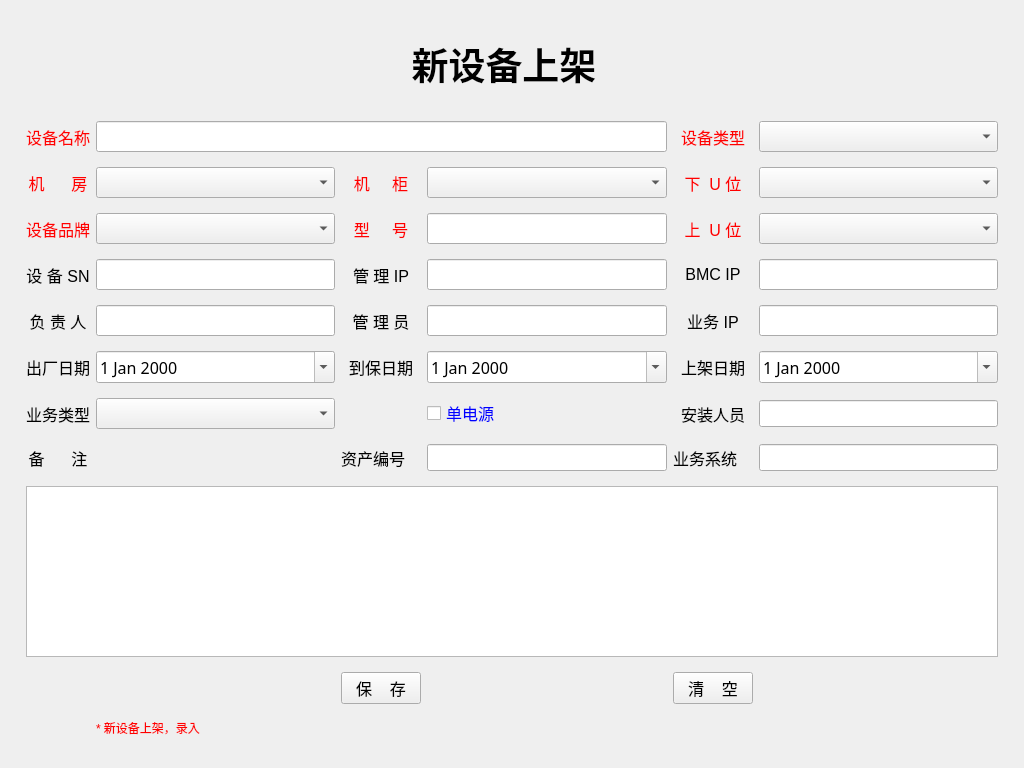
<?xml version="1.0" encoding="UTF-8"?>
<ui version="4.0">
 <class>up_shelf</class>
 <widget class="QWidget" name="up_shelf">
  <property name="geometry">
   <rect>
    <x>0</x>
    <y>0</y>
    <width>1024</width>
    <height>768</height>
   </rect>
  </property>
  <property name="windowTitle">
   <string>新设备上架安装</string>
  </property>
  <layout class="QVBoxLayout" name="verticalLayout">
   <item>
    <layout class="QGridLayout" name="gridLayout" rowstretch="2,1,1,1,1,1,1,1,1,4,2,0">
     <property name="leftMargin">
      <number>15</number>
     </property>
     <property name="topMargin">
      <number>10</number>
     </property>
     <property name="rightMargin">
      <number>15</number>
     </property>
     <property name="bottomMargin">
      <number>20</number>
     </property>
     <property name="verticalSpacing">
      <number>15</number>
     </property>
     <item row="5" column="4">
      <widget class="QLabel" name="lb_app_ip">
       <property name="font">
        <font>
         <pointsize>12</pointsize>
        </font>
       </property>
       <property name="text">
        <string>业务 IP</string>
       </property>
       <property name="alignment">
        <set>Qt::AlignCenter</set>
       </property>
      </widget>
     </item>
     <item row="4" column="0">
      <widget class="QLabel" name="lb_sn">
       <property name="font">
        <font>
         <pointsize>12</pointsize>
        </font>
       </property>
       <property name="styleSheet">
        <string notr="true"/>
       </property>
       <property name="text">
        <string>设 备 SN</string>
       </property>
       <property name="alignment">
        <set>Qt::AlignCenter</set>
       </property>
      </widget>
     </item>
     <item row="6" column="5">
      <widget class="QDateEdit" name="install_date">
       <property name="font">
        <font>
         <family>宋体</family>
         <pointsize>12</pointsize>
        </font>
       </property>
       <property name="calendarPopup">
        <bool>true</bool>
       </property>
       <property name="date">
        <date>
         <year>2000</year>
         <month>1</month>
         <day>1</day>
        </date>
       </property>
      </widget>
     </item>
     <item row="2" column="3">
      <widget class="QComboBox" name="cb_cabinet">
       <property name="font">
        <font>
         <family>宋体</family>
         <pointsize>12</pointsize>
        </font>
       </property>
       <property name="placeholderText">
        <string>点击选择机柜</string>
       </property>
      </widget>
     </item>
     <item row="6" column="4">
      <widget class="QLabel" name="lb_install_date">
       <property name="font">
        <font>
         <pointsize>12</pointsize>
        </font>
       </property>
       <property name="text">
        <string>上架日期</string>
       </property>
       <property name="alignment">
        <set>Qt::AlignCenter</set>
       </property>
      </widget>
     </item>
     <item row="10" column="2">
      <widget class="QPushButton" name="bt_save">
       <property name="font">
        <font>
         <pointsize>12</pointsize>
        </font>
       </property>
       <property name="text">
        <string>保    存</string>
       </property>
      </widget>
     </item>
     <item row="7" column="3">
      <widget class="QCheckBox" name="single_power">
       <property name="font">
        <font>
         <pointsize>12</pointsize>
         <bold>false</bold>
        </font>
       </property>
       <property name="styleSheet">
        <string notr="true">color:blue</string>
       </property>
       <property name="text">
        <string>单电源</string>
       </property>
      </widget>
     </item>
     <item row="2" column="0">
      <widget class="QLabel" name="lb_room">
       <property name="font">
        <font>
         <pointsize>12</pointsize>
        </font>
       </property>
       <property name="styleSheet">
        <string notr="true">color:red</string>
       </property>
       <property name="text">
        <string>机      房</string>
       </property>
       <property name="alignment">
        <set>Qt::AlignCenter</set>
       </property>
      </widget>
     </item>
     <item row="9" column="0" colspan="6">
      <widget class="QTextEdit" name="comments">
       <property name="font">
        <font>
         <family>宋体</family>
         <pointsize>12</pointsize>
         <bold>false</bold>
         <kerning>true</kerning>
        </font>
       </property>
      </widget>
     </item>
     <item row="5" column="2">
      <widget class="QLabel" name="lb_admin">
       <property name="font">
        <font>
         <pointsize>12</pointsize>
        </font>
       </property>
       <property name="text">
        <string>管 理 员</string>
       </property>
       <property name="alignment">
        <set>Qt::AlignCenter</set>
       </property>
      </widget>
     </item>
     <item row="0" column="2" colspan="2">
      <widget class="QLabel" name="label">
       <property name="font">
        <font>
         <family>宋体</family>
         <pointsize>28</pointsize>
         <bold>true</bold>
         <underline>false</underline>
        </font>
       </property>
       <property name="layoutDirection">
        <enum>Qt::LeftToRight</enum>
       </property>
       <property name="styleSheet">
        <string notr="true"/>
       </property>
       <property name="text">
        <string>新设备上架</string>
       </property>
       <property name="alignment">
        <set>Qt::AlignCenter</set>
       </property>
      </widget>
     </item>
     <item row="5" column="3">
      <widget class="QLineEdit" name="admin">
       <property name="font">
        <font>
         <family>宋体</family>
         <pointsize>12</pointsize>
        </font>
       </property>
      </widget>
     </item>
     <item row="1" column="4">
      <widget class="QLabel" name="lb_sort">
       <property name="font">
        <font>
         <pointsize>12</pointsize>
        </font>
       </property>
       <property name="styleSheet">
        <string notr="true">color:red</string>
       </property>
       <property name="text">
        <string>设备类型</string>
       </property>
       <property name="alignment">
        <set>Qt::AlignCenter</set>
       </property>
      </widget>
     </item>
     <item row="6" column="0">
      <widget class="QLabel" name="lb_fa_date">
       <property name="font">
        <font>
         <pointsize>12</pointsize>
        </font>
       </property>
       <property name="text">
        <string>出厂日期</string>
       </property>
       <property name="alignment">
        <set>Qt::AlignCenter</set>
       </property>
      </widget>
     </item>
     <item row="6" column="2">
      <widget class="QLabel" name="lb_last_date">
       <property name="font">
        <font>
         <pointsize>12</pointsize>
        </font>
       </property>
       <property name="text">
        <string>到保日期</string>
       </property>
       <property name="alignment">
        <set>Qt::AlignCenter</set>
       </property>
      </widget>
     </item>
     <item row="5" column="5">
      <widget class="QLineEdit" name="app_ip">
       <property name="font">
        <font>
         <family>宋体</family>
         <pointsize>12</pointsize>
        </font>
       </property>
      </widget>
     </item>
     <item row="3" column="3">
      <widget class="QLineEdit" name="model">
       <property name="font">
        <font>
         <family>宋体</family>
         <pointsize>12</pointsize>
        </font>
       </property>
      </widget>
     </item>
     <item row="2" column="5">
      <widget class="QComboBox" name="cb_down_position">
       <property name="font">
        <font>
         <family>宋体</family>
         <pointsize>12</pointsize>
        </font>
       </property>
       <property name="placeholderText">
        <string>点击选择U位</string>
       </property>
      </widget>
     </item>
     <item row="3" column="2">
      <widget class="QLabel" name="lb_mode">
       <property name="font">
        <font>
         <pointsize>12</pointsize>
        </font>
       </property>
       <property name="styleSheet">
        <string notr="true">color:red</string>
       </property>
       <property name="text">
        <string>型     号</string>
       </property>
       <property name="alignment">
        <set>Qt::AlignCenter</set>
       </property>
      </widget>
     </item>
     <item row="2" column="4">
      <widget class="QLabel" name="lb_down">
       <property name="font">
        <font>
         <pointsize>12</pointsize>
        </font>
       </property>
       <property name="styleSheet">
        <string notr="true">color:red</string>
       </property>
       <property name="text">
        <string>下  U 位</string>
       </property>
       <property name="alignment">
        <set>Qt::AlignCenter</set>
       </property>
      </widget>
     </item>
     <item row="2" column="1">
      <widget class="QComboBox" name="cb_room">
       <property name="font">
        <font>
         <family>宋体</family>
         <pointsize>12</pointsize>
        </font>
       </property>
       <property name="placeholderText">
        <string>点击选择机房</string>
       </property>
       <property name="duplicatesEnabled">
        <bool>false</bool>
       </property>
      </widget>
     </item>
     <item row="2" column="2">
      <widget class="QLabel" name="lb_cabinet">
       <property name="font">
        <font>
         <pointsize>12</pointsize>
        </font>
       </property>
       <property name="styleSheet">
        <string notr="true">color:red</string>
       </property>
       <property name="text">
        <string>机     柜</string>
       </property>
       <property name="alignment">
        <set>Qt::AlignCenter</set>
       </property>
      </widget>
     </item>
     <item row="10" column="4">
      <widget class="QPushButton" name="bt_clear">
       <property name="font">
        <font>
         <pointsize>12</pointsize>
        </font>
       </property>
       <property name="text">
        <string>清    空</string>
       </property>
      </widget>
     </item>
     <item row="6" column="3">
      <widget class="QDateEdit" name="end_ma_date">
       <property name="font">
        <font>
         <family>宋体</family>
         <pointsize>12</pointsize>
        </font>
       </property>
       <property name="calendarPopup">
        <bool>true</bool>
       </property>
       <property name="date">
        <date>
         <year>2000</year>
         <month>1</month>
         <day>1</day>
        </date>
       </property>
      </widget>
     </item>
     <item row="4" column="2">
      <widget class="QLabel" name="lb_mg_ip">
       <property name="font">
        <font>
         <pointsize>12</pointsize>
        </font>
       </property>
       <property name="text">
        <string>管 理 IP</string>
       </property>
       <property name="alignment">
        <set>Qt::AlignCenter</set>
       </property>
      </widget>
     </item>
     <item row="3" column="0">
      <widget class="QLabel" name="lb_factory">
       <property name="font">
        <font>
         <pointsize>12</pointsize>
        </font>
       </property>
       <property name="styleSheet">
        <string notr="true">color:red</string>
       </property>
       <property name="text">
        <string>设备品牌</string>
       </property>
       <property name="alignment">
        <set>Qt::AlignCenter</set>
       </property>
      </widget>
     </item>
     <item row="8" column="0">
      <widget class="QLabel" name="lb_comments">
       <property name="font">
        <font>
         <pointsize>12</pointsize>
         <bold>false</bold>
        </font>
       </property>
       <property name="text">
        <string>备      注</string>
       </property>
       <property name="alignment">
        <set>Qt::AlignCenter</set>
       </property>
      </widget>
     </item>
     <item row="1" column="5">
      <widget class="QComboBox" name="sort_name">
       <property name="font">
        <font>
         <family>宋体</family>
         <pointsize>12</pointsize>
        </font>
       </property>
       <property name="placeholderText">
        <string>点击选择类型</string>
       </property>
      </widget>
     </item>
     <item row="6" column="1">
      <widget class="QDateEdit" name="factory_date">
       <property name="font">
        <font>
         <family>宋体</family>
         <pointsize>12</pointsize>
        </font>
       </property>
       <property name="calendarPopup">
        <bool>true</bool>
       </property>
       <property name="date">
        <date>
         <year>2000</year>
         <month>1</month>
         <day>1</day>
        </date>
       </property>
      </widget>
     </item>
     <item row="3" column="4">
      <widget class="QLabel" name="lb_up">
       <property name="font">
        <font>
         <pointsize>12</pointsize>
        </font>
       </property>
       <property name="styleSheet">
        <string notr="true">color:red</string>
       </property>
       <property name="text">
        <string>上  U 位</string>
       </property>
       <property name="alignment">
        <set>Qt::AlignCenter</set>
       </property>
      </widget>
     </item>
     <item row="4" column="3">
      <widget class="QLineEdit" name="lmg_ip">
       <property name="font">
        <font>
         <family>宋体</family>
         <pointsize>12</pointsize>
        </font>
       </property>
      </widget>
     </item>
     <item row="1" column="0">
      <widget class="QLabel" name="lb_machine_name">
       <property name="font">
        <font>
         <pointsize>12</pointsize>
        </font>
       </property>
       <property name="styleSheet">
        <string notr="true">color:red</string>
       </property>
       <property name="text">
        <string>设备名称</string>
       </property>
       <property name="alignment">
        <set>Qt::AlignCenter</set>
       </property>
      </widget>
     </item>
     <item row="4" column="1">
      <widget class="QLineEdit" name="machine_sn">
       <property name="font">
        <font>
         <family>宋体</family>
         <pointsize>12</pointsize>
        </font>
       </property>
      </widget>
     </item>
     <item row="5" column="0">
      <widget class="QLabel" name="lb_machine_admin">
       <property name="font">
        <font>
         <pointsize>12</pointsize>
        </font>
       </property>
       <property name="text">
        <string>负 责 人</string>
       </property>
       <property name="alignment">
        <set>Qt::AlignCenter</set>
       </property>
      </widget>
     </item>
     <item row="5" column="1">
      <widget class="QLineEdit" name="machine_admin">
       <property name="font">
        <font>
         <family>宋体</family>
         <pointsize>12</pointsize>
        </font>
       </property>
      </widget>
     </item>
     <item row="3" column="1">
      <widget class="QComboBox" name="machine_factory">
       <property name="font">
        <font>
         <family>宋体</family>
         <pointsize>12</pointsize>
        </font>
       </property>
       <property name="placeholderText">
        <string>点击选择品牌</string>
       </property>
      </widget>
     </item>
     <item row="3" column="5">
      <widget class="QComboBox" name="cb_up_position">
       <property name="font">
        <font>
         <family>宋体</family>
         <pointsize>12</pointsize>
        </font>
       </property>
       <property name="placeholderText">
        <string>点击选择U位</string>
       </property>
      </widget>
     </item>
     <item row="1" column="1" colspan="3">
      <widget class="QLineEdit" name="machine_name">
       <property name="font">
        <font>
         <family>宋体</family>
         <pointsize>12</pointsize>
        </font>
       </property>
      </widget>
     </item>
     <item row="11" column="1" colspan="3">
      <widget class="QLabel" name="label_2">
       <property name="styleSheet">
        <string notr="true">color:red</string>
       </property>
       <property name="text">
        <string>* 新设备上架，录入</string>
       </property>
      </widget>
     </item>
     <item row="7" column="4">
      <widget class="QLabel" name="label_3">
       <property name="font">
        <font>
         <pointsize>12</pointsize>
        </font>
       </property>
       <property name="text">
        <string>安装人员</string>
       </property>
       <property name="alignment">
        <set>Qt::AlignCenter</set>
       </property>
      </widget>
     </item>
     <item row="7" column="5">
      <widget class="QLineEdit" name="le_operator">
       <property name="font">
        <font>
         <pointsize>12</pointsize>
        </font>
       </property>
      </widget>
     </item>
     <item row="8" column="2">
      <widget class="QLabel" name="label_4">
       <property name="font">
        <font>
         <pointsize>12</pointsize>
        </font>
       </property>
       <property name="text">
        <string>资产编号</string>
       </property>
      </widget>
     </item>
     <item row="8" column="4">
      <widget class="QLabel" name="label_5">
       <property name="font">
        <font>
         <pointsize>12</pointsize>
        </font>
       </property>
       <property name="text">
        <string>业务系统</string>
       </property>
      </widget>
     </item>
     <item row="8" column="3">
      <widget class="QLineEdit" name="le_asset_id">
       <property name="font">
        <font>
         <pointsize>12</pointsize>
        </font>
       </property>
      </widget>
     </item>
     <item row="8" column="5">
      <widget class="QLineEdit" name="le_system_name">
       <property name="font">
        <font>
         <pointsize>12</pointsize>
        </font>
       </property>
      </widget>
     </item>
     <item row="4" column="5">
      <widget class="QLineEdit" name="bmc_ip">
       <property name="font">
        <font>
         <family>宋体</family>
         <pointsize>12</pointsize>
        </font>
       </property>
      </widget>
     </item>
     <item row="4" column="4">
      <widget class="QLabel" name="lb_mg_ip_2">
       <property name="font">
        <font>
         <pointsize>12</pointsize>
        </font>
       </property>
       <property name="text">
        <string>BMC IP</string>
       </property>
       <property name="alignment">
        <set>Qt::AlignCenter</set>
       </property>
      </widget>
     </item>
     <item row="7" column="0">
      <widget class="QLabel" name="lb_work">
       <property name="font">
        <font>
         <pointsize>12</pointsize>
        </font>
       </property>
       <property name="text">
        <string>业务类型</string>
       </property>
       <property name="alignment">
        <set>Qt::AlignCenter</set>
       </property>
      </widget>
     </item>
     <item row="7" column="1">
      <widget class="QComboBox" name="cb_work_are">
       <property name="font">
        <font>
         <family>宋体</family>
         <pointsize>12</pointsize>
        </font>
       </property>
       <property name="currentIndex">
        <number>-1</number>
       </property>
       <property name="placeholderText">
        <string>点击选择业务类型</string>
       </property>
       <item>
        <property name="text">
         <string>1生产</string>
        </property>
       </item>
       <item>
        <property name="text">
         <string>2电渠</string>
        </property>
       </item>
       <item>
        <property name="text">
         <string>3灾备</string>
        </property>
       </item>
       <item>
        <property name="text">
         <string>4开发</string>
        </property>
       </item>
       <item>
        <property name="text">
         <string>5备份</string>
        </property>
       </item>
       <item>
        <property name="text">
         <string>6分行</string>
        </property>
       </item>
      </widget>
     </item>
    </layout>
   </item>
  </layout>
 </widget>
 <tabstops>
  <tabstop>machine_name</tabstop>
  <tabstop>sort_name</tabstop>
  <tabstop>cb_room</tabstop>
  <tabstop>cb_cabinet</tabstop>
  <tabstop>cb_down_position</tabstop>
  <tabstop>machine_factory</tabstop>
  <tabstop>model</tabstop>
  <tabstop>cb_up_position</tabstop>
  <tabstop>machine_sn</tabstop>
  <tabstop>lmg_ip</tabstop>
  <tabstop>machine_admin</tabstop>
  <tabstop>admin</tabstop>
  <tabstop>app_ip</tabstop>
  <tabstop>factory_date</tabstop>
  <tabstop>end_ma_date</tabstop>
  <tabstop>install_date</tabstop>
  <tabstop>single_power</tabstop>
  <tabstop>le_operator</tabstop>
  <tabstop>comments</tabstop>
  <tabstop>bt_save</tabstop>
  <tabstop>bt_clear</tabstop>
 </tabstops>
 <resources/>
 <connections/>
</ui>
